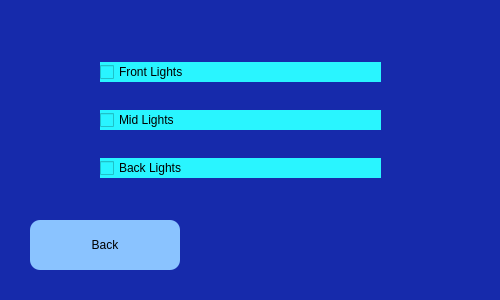
<?xml version="1.0" encoding="UTF-8"?>
<ui version="4.0">
 <class>InteriorLights</class>
 <widget class="QDialog" name="InteriorLights">
  <property name="geometry">
   <rect>
    <x>0</x>
    <y>0</y>
    <width>500</width>
    <height>300</height>
   </rect>
  </property>
  <property name="windowTitle">
   <string>Dialog</string>
  </property>
  <property name="styleSheet">
   <string notr="true">background-color: rgb(22, 42, 171);</string>
  </property>
  <widget class="QWidget" name="verticalLayoutWidget">
   <property name="geometry">
    <rect>
     <x>100</x>
     <y>40</y>
     <width>281</width>
     <height>162</height>
    </rect>
   </property>
   <layout class="QVBoxLayout" name="verticalLayout">
    <item>
     <widget class="QCheckBox" name="frontLights">
      <property name="styleSheet">
       <string notr="true">background-color: rgb(41, 245, 255);</string>
      </property>
      <property name="text">
       <string>Front Lights</string>
      </property>
     </widget>
    </item>
    <item>
     <widget class="QCheckBox" name="midLights">
      <property name="styleSheet">
       <string notr="true">background-color: rgb(41, 245, 255);</string>
      </property>
      <property name="text">
       <string>Mid Lights</string>
      </property>
     </widget>
    </item>
    <item>
     <widget class="QCheckBox" name="backLights">
      <property name="styleSheet">
       <string notr="true">background-color: rgb(41, 245, 255);</string>
      </property>
      <property name="text">
       <string>Back Lights</string>
      </property>
     </widget>
    </item>
   </layout>
  </widget>
  <widget class="QPushButton" name="backFIL">
   <property name="geometry">
    <rect>
     <x>30</x>
     <y>220</y>
     <width>150</width>
     <height>50</height>
    </rect>
   </property>
   <property name="styleSheet">
    <string notr="true">border-color: rgb(255, 255, 255);
background-color: rgb(138, 195, 255);
border-radius: 10px;</string>
   </property>
   <property name="text">
    <string>Back</string>
   </property>
  </widget>
 </widget>
 <resources/>
 <connections/>
</ui>
